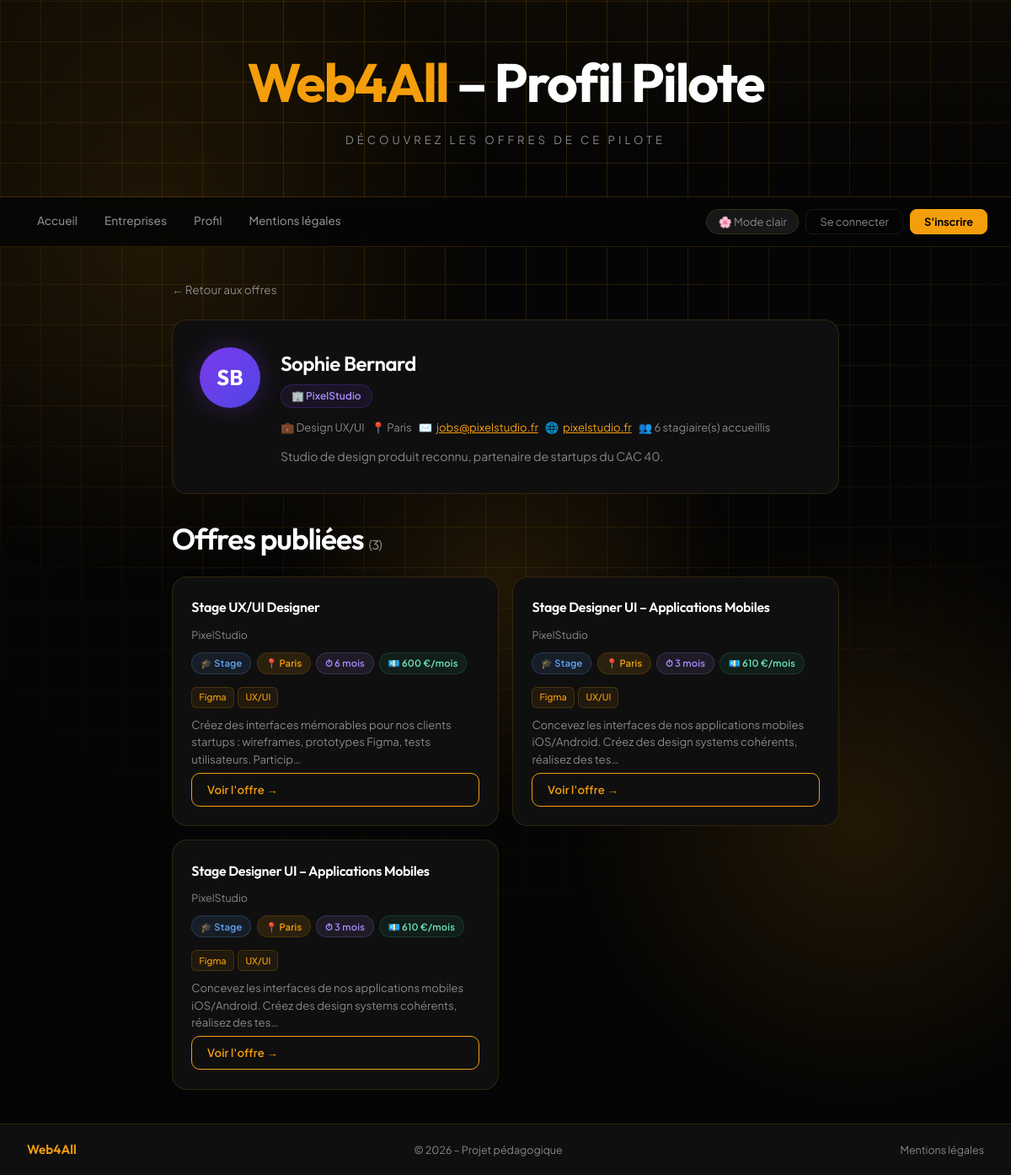
Page /pilote_profil.php?id=5 on the committed database.
### tables this page shows
CREATE TABLE `utilisateurs` (
  `id` int(11) NOT NULL,
  `prenom` varchar(80) NOT NULL,
  `nom` varchar(80) NOT NULL,
  `email` varchar(180) NOT NULL,
  `password` varchar(255) NOT NULL,
  `role` enum('etudiant','pilote','admin') NOT NULL DEFAULT 'etudiant',
  `promotion_id` int(11) DEFAULT NULL,
  `entreprise_id` int(11) DEFAULT NULL,
  `nom_entreprise_demande` varchar(200) DEFAULT NULL,
  `statut` enum('actif','en_attente','suspendu') NOT NULL DEFAULT 'actif',
  `cv_path` varchar(255) DEFAULT NULL,
  `created_at` datetime NOT NULL DEFAULT current_timestamp(),
  `updated_at` datetime NOT NULL DEFAULT current_timestamp() ON UPDATE current_timestamp(),
  `reset_token` varchar(64) DEFAULT NULL,
  `reset_token_expires` datetime DEFAULT NULL
);

CREATE TABLE `entreprises` (
  `id` int(11) NOT NULL,
  `nom` varchar(200) NOT NULL,
  `secteur` varchar(150) DEFAULT NULL,
  `adresse` varchar(255) DEFAULT NULL,
  `ville` varchar(100) DEFAULT NULL,
  `code_postal` varchar(10) DEFAULT NULL,
  `pays` varchar(80) DEFAULT 'France',
  `email_contact` varchar(180) DEFAULT NULL,
  `telephone` varchar(30) DEFAULT NULL,
  `site_web` varchar(255) DEFAULT NULL,
  `description` text DEFAULT NULL,
  `nb_stagiaires` int(11) DEFAULT 0,
  `created_at` datetime NOT NULL DEFAULT current_timestamp(),
  `updated_at` datetime NOT NULL DEFAULT current_timestamp() ON UPDATE current_timestamp()
);

CREATE TABLE `offres` (
  `id` int(11) NOT NULL,
  `titre` varchar(200) NOT NULL,
  `entreprise_id` int(11) NOT NULL,
  `lieu` varchar(100) NOT NULL,
  `type` enum('stage','alternance') NOT NULL,
  `description` text NOT NULL,
  `duree` varchar(80) DEFAULT NULL,
  `remuneration` varchar(80) DEFAULT NULL,
  `lat` decimal(9,6) DEFAULT NULL,
  `lng` decimal(9,6) DEFAULT NULL,
  `actif` tinyint(1) NOT NULL DEFAULT 1,
  `statut_validation` enum('validee','en_attente','refusee') NOT NULL DEFAULT 'validee',
  `created_by` int(11) DEFAULT NULL,
  `created_at` datetime NOT NULL DEFAULT current_timestamp(),
  `updated_at` datetime NOT NULL DEFAULT current_timestamp() ON UPDATE current_timestamp()
);

### php/config.php (called while the page is built, shortened)
<?php
function e(string $s):string { return htmlspecialchars($s,ENT_QUOTES,'UTF-8'); }

### pilote_profil.php (the view, shortened to what this page needs)
<?php
require_once 'php/config.php';
$piloteId=(int)($_GET['id']??0);
$db=getDB();
$stmt=$db->prepare(
  'SELECT u.id,u.prenom,u.nom,u.email,u.created_at,
          e.id AS entreprise_id,e.nom AS entreprise_nom,e.secteur,e.ville,e.code_postal,
          e.email_contact,e.telephone,e.site_web,e.description AS entreprise_desc,e.nb_stagiaires
   FROM utilisateurs u JOIN entreprises e ON e.id=u.entreprise_id
   WHERE u.id=? AND u.role="pilote" AND u.statut="actif"');
$stmt->execute([$piloteId]);
$pilote=$stmt->fetch();
$os=$db->prepare('SELECT o.*,e.nom AS entreprise FROM offres o JOIN entreprises e ON e.id=o.entreprise_id
                  WHERE o.created_by=? AND o.actif=1 AND o.statut_validation="validee" ORDER BY o.created_at DESC');
$os->execute([$piloteId]);
$offres=$os->fetchAll();
$initiales=strtoupper(substr($pilote['prenom'],0,1).substr($pilote['nom'],0,1));
?>
<!DOCTYPE html>
<html lang="fr">
<head>
  <link rel="stylesheet" href="css/style.css">
</head>
<body>
<header class="big-header">
  <h1><span class="accent">Web4All</span> – Profil Pilote</h1>
  <p class="header-sub">Découvrez les offres de ce pilote</p>
</header>
<nav class="navbar" id="navbar">
  <div class="nav-links" id="navLinks">
    <a href="index.php">Accueil</a>
    <a href="entreprises.php">Entreprises</a>
    <a href="profil.php">Profil</a>
    <a href="mention_legales.php">Mentions légales</a>
  </div>
  <div class="nav-right" id="navRight">
  </div>
</nav>
<main class="container main-content">
  <div style="display:flex;gap:.75rem;margin-bottom:1.5rem;flex-wrap:wrap">
  <a href="index.php" class="back-link" style="margin-bottom:0">← Retour aux offres</a>
</div>
  <div class="pilote-profile-header">
    <div class="pilote-avatar"><?=e($initiales)?></div>
    <div class="pilote-profile-info">
      <h1><?=e($pilote['prenom'].' '.$pilote['nom'])?></h1>
      <div class="pilote-entreprise-tag">🏢 <?=e($pilote['entreprise_nom'])?></div>
      <div class="pilote-meta">
        <?php if($pilote['secteur']): ?>
        <span class="pilote-meta-item">💼 <?=e($pilote['secteur'])?></span>
        <?php endif; ?>
        <?php if($pilote['ville']): ?>
        <span class="pilote-meta-item">📍 <?=e($pilote['ville'])?></span>
        <?php endif; ?>
        <?php if($pilote['email_contact']): ?>
        <span class="pilote-meta-item">✉️ <a href="mailto:<?=e($pilote['email_contact'])?>"><?=e($pilote['email_contact'])?></a></span>
        <?php endif; ?>
        <?php if($pilote['site_web']): ?>
        <span class="pilote-meta-item">🌐 <a href="<?=e($pilote['site_web'])?>" target="_blank" rel="noopener"><?=e(parse_url($pilote['site_web'],PHP_URL_HOST)?:$pilote['site_web'])?></a></span>
        <?php endif; ?>
        <?php if($pilote['nb_stagiaires']): ?>
        <span class="pilote-meta-item">👥 <?=(int)$pilote['nb_stagiaires']?> stagiaire(s) accueillis</span>
        <?php endif; ?>
      </div>
      <?php if($pilote['entreprise_desc']): ?>
      <p style="margin-top:.75rem;font-size:.88rem;color:var(--muted);max-width:600px;line-height:1.65"><?=e($pilote['entreprise_desc'])?></p>
      <?php endif; ?>
    </div>
  </div>
  <h1 style="margin-bottom:1rem">
    Offres publiées
    <span style="font-size:1rem;color:var(--muted);font-weight:400">(<?=count($offres)?>)</span>
  </h1>
  <?php if(empty($offres)): ?>
  <div class="empty-state">
    <span class="empty-icon">📋</span>
    <p>Ce pilote n'a pas encore publié d'offres.</p>
  </div>
  <?php else: ?>
  <div class="offres">
    <?php foreach($offres as $o): ?>
    <article class="offre-card" onclick="window.location.href='offre.php?id=<?=(int)$o['id']?>'" style="cursor:pointer">
      <h2><?=e($o['titre'])?></h2>
      <p class="offre-entreprise"><?=e($o['entreprise']??'')?></p>
      <div class="offre-meta">
        <span class="badge <?=$o['type']==='stage'?'badge-stage':'badge-alt'?>"><?=$o['type']==='stage'?'🎓 Stage':'🔄 Alternance'?></span>
        <span class="badge badge-lieu">📍 <?=e($o['lieu'])?></span>
        <?php if($o['duree']): ?><span class="badge badge-duree">⏱ <?=e($o['duree'])?></span><?php endif; ?>
        <?php if($o['remuneration']): ?><span class="badge badge-remun">💶 <?=e($o['remuneration'])?></span><?php endif; ?>
      </div>
      <?php if(!empty($o['competences'])): ?>
      <div class="offre-competences">
        <?php foreach(array_slice($o['competences'],0,4) as $c): ?>
        <span class="tag-comp"><?=e($c)?></span>
        <?php endforeach; ?>
      </div>
      <?php endif; ?>
      <p class="offre-desc"><?=e(substr($o['description'],0,120))?>…</p>
      <a class="btn" href="offre.php?id=<?=(int)$o['id']?>">Voir l'offre →</a>
    </article>
    <?php endforeach; ?>
  </div>
  <?php endif; ?>
</main>
<footer>
  <span class="footer-brand">Web4All</span>
  <span>© 2026 – Projet pédagogique</span>
  <a href="mention_legales.php">Mentions légales</a>
</footer>
</body>
</html>

### rows in the picture
utilisateurs: initiales "SB", prenom+nom "Sophie Bernard", entreprise.nom "PixelStudio", entreprise.secteur "Design UX/UI", entreprise.ville "Paris", entreprise.email_contact "jobs@pixelstudio.fr", entreprise.site_web "pixelstudio.fr", entreprise.nb_stagiaires "6", entreprise.description "Studio de design produit reconnu, partenaire de startups du CAC 40."
offres: titre "Stage UX/UI Designer", entreprise.nom "PixelStudio", type "🎓 Stage", lieu "Paris", duree "6 mois", remuneration "600 €/mois", c "Figma", c "UX/UI", description "Créez des interfaces mémorables pour nos clients startups : wireframes, prototypes Figma, tests utilisateurs. Particip"
offres: titre "Stage Designer UI – Applications Mobiles", entreprise.nom "PixelStudio", type "🎓 Stage", lieu "Paris", duree "3 mois", remuneration "610 €/mois", c "Figma", c "UX/UI", description "Concevez les interfaces de nos applications mobiles iOS/Android. Créez des design systems cohérents, réalisez des tes"

### other values in the picture
count($offres) "3"
